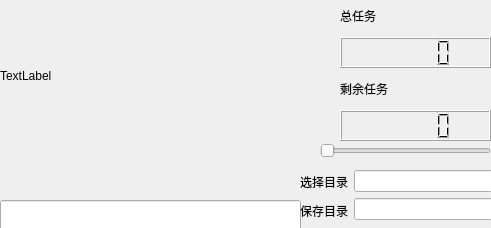
<?xml version="1.0" encoding="UTF-8"?>
<ui version="4.0">
 <class>Form</class>
 <widget class="QWidget" name="Form">
  <property name="geometry">
   <rect>
    <x>0</x>
    <y>0</y>
    <width>491</width>
    <height>228</height>
   </rect>
  </property>
  <property name="windowTitle">
   <string>Form</string>
  </property>
  <widget class="QLabel" name="label_3">
   <property name="geometry">
    <rect>
     <x>0</x>
     <y>0</y>
     <width>171</width>
     <height>151</height>
    </rect>
   </property>
   <property name="text">
    <string>TextLabel</string>
   </property>
  </widget>
  <widget class="QLineEdit" name="lineEdit_3">
   <property name="geometry">
    <rect>
     <x>0</x>
     <y>200</y>
     <width>301</width>
     <height>31</height>
    </rect>
   </property>
   <property name="font">
    <font>
     <bold>true</bold>
    </font>
   </property>
  </widget>
  <widget class="QSlider" name="horizontalSlider">
   <property name="geometry">
    <rect>
     <x>320</x>
     <y>140</y>
     <width>171</width>
     <height>21</height>
    </rect>
   </property>
   <property name="orientation">
    <enum>Qt::Horizontal</enum>
   </property>
  </widget>
  <widget class="QWidget" name="layoutWidget">
   <property name="geometry">
    <rect>
     <x>300</x>
     <y>170</y>
     <width>193</width>
     <height>52</height>
    </rect>
   </property>
   <layout class="QHBoxLayout" name="horizontalLayout">
    <item>
     <layout class="QVBoxLayout" name="verticalLayout">
      <item>
       <widget class="QLabel" name="label">
        <property name="text">
         <string>选择目录</string>
        </property>
       </widget>
      </item>
      <item>
       <widget class="QLabel" name="label_2">
        <property name="text">
         <string>保存目录</string>
        </property>
       </widget>
      </item>
     </layout>
    </item>
    <item>
     <layout class="QVBoxLayout" name="verticalLayout_2">
      <item>
       <widget class="QLineEdit" name="lineEdit"/>
      </item>
      <item>
       <widget class="QLineEdit" name="lineEdit_2"/>
      </item>
     </layout>
    </item>
   </layout>
  </widget>
  <widget class="QWidget" name="layoutWidget">
   <property name="geometry">
    <rect>
     <x>340</x>
     <y>0</y>
     <width>151</width>
     <height>141</height>
    </rect>
   </property>
   <layout class="QVBoxLayout" name="verticalLayout_3">
    <item>
     <widget class="QLabel" name="label_4">
      <property name="text">
       <string>总任务</string>
      </property>
     </widget>
    </item>
    <item>
     <widget class="QLCDNumber" name="lcdNumber">
      <property name="font">
       <font>
        <pointsize>9</pointsize>
        <bold>true</bold>
        <kerning>false</kerning>
       </font>
      </property>
     </widget>
    </item>
    <item>
     <widget class="QLabel" name="label_5">
      <property name="text">
       <string>剩余任务</string>
      </property>
     </widget>
    </item>
    <item>
     <widget class="QLCDNumber" name="lcdNumber_2">
      <property name="font">
       <font>
        <bold>true</bold>
        <kerning>true</kerning>
       </font>
      </property>
     </widget>
    </item>
   </layout>
  </widget>
 </widget>
 <resources/>
 <connections/>
</ui>
